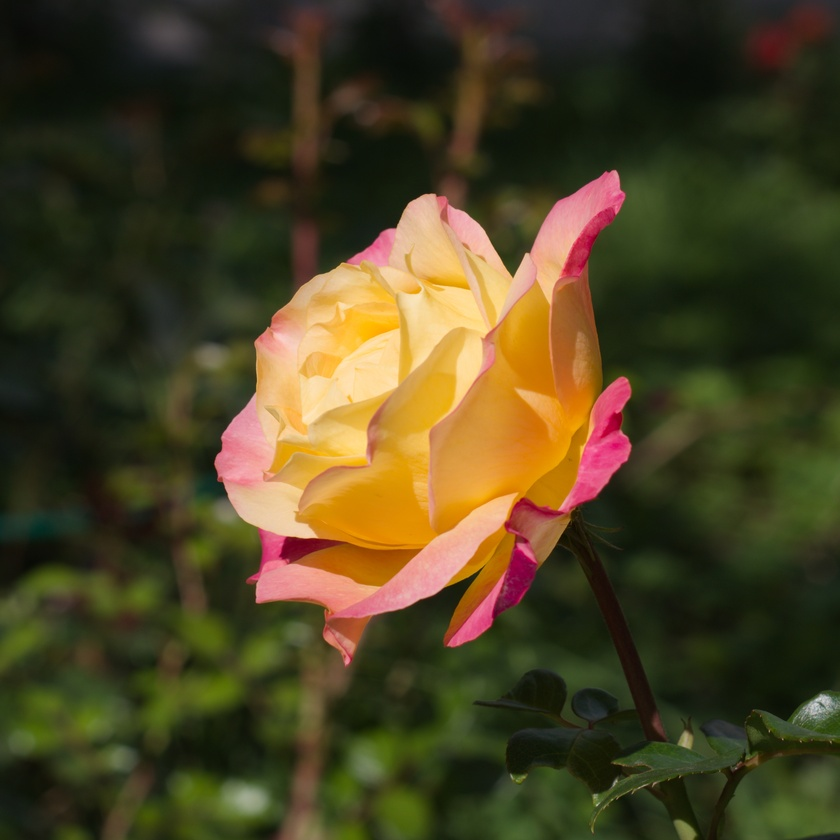
#> input picture labs/lab1-1/love_and_peace.jpg, 840 x 840 px, shrunk from 2700 x 2700 before the run
$ jupyter execute lab2-2.ipynb
#> lines starting #> are read from the running program, lines starting #| are printed output that depends on the picture
# Filtering

## Exercises

1. Make 1D edge detection filters, run them on the `love_and_peace.jpg` image, and show the result.

This filter detects vertical edges:

$\begin{bmatrix}-1 & 1\end{bmatrix}$

and this filter detects horizontal edges:

$\begin{bmatrix}-1 \\ 1\end{bmatrix}$

[cell 1]
import imageio
import numpy as np
from matplotlib import pyplot as plt
import skimage
from scipy.ndimage import convolve
import scipy

im = imageio.imread('../lab1-1/love_and_peace.jpg')
#> im is the input picture: shape (840, 840, 3); mean R, G, B 74.4, 65.8, 34.6
im = skimage.color.rgb2gray(im)
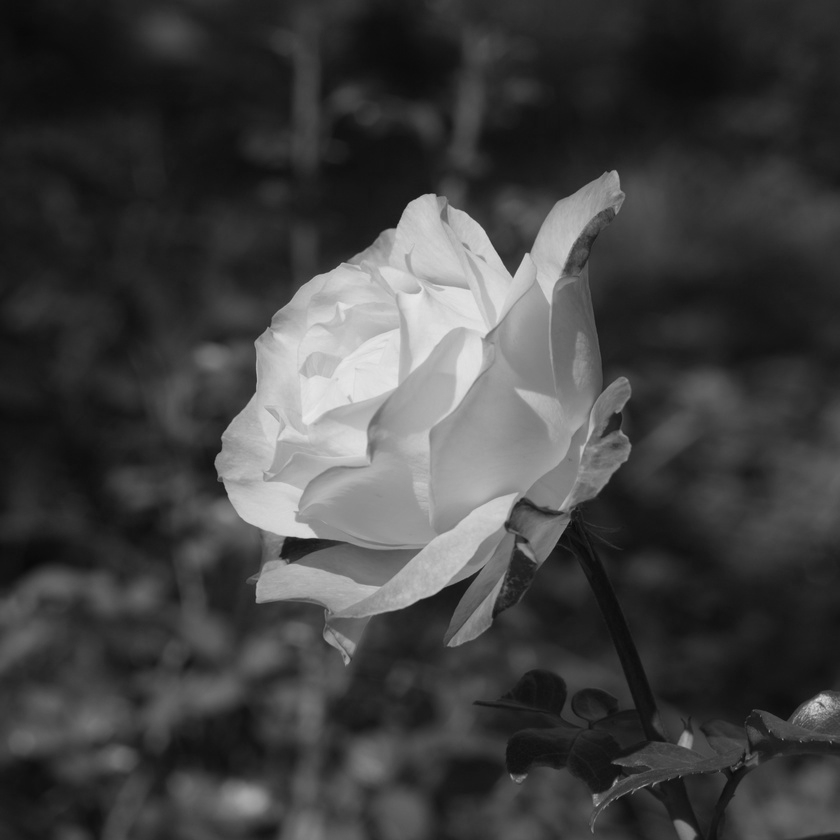
#> im: shape (840, 840) float64; min 0.0302, max 0.913, mean 0.257
plt.figure(figsize=(10, 5))
plt.subplot(1, 2, 1)
plt.imshow(im, cmap='gray')
plt.axis('off')
plt.title('Original Image')


filter_v = np.array([[-1, 1]])
filter_h = np.array([[-1], [1]])
im_v = convolve(im, filter_v)
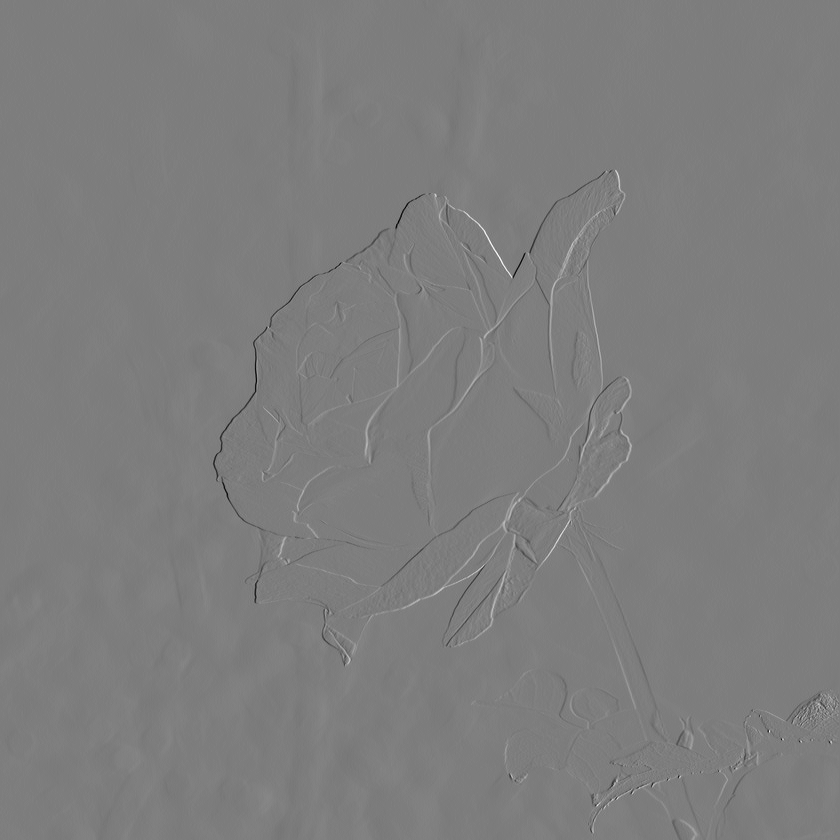
#> im_v: shape (840, 840) float64; min -0.418, max 0.428, mean -8.02e-05; drawn with min black and max white
im_h = convolve(im, filter_h)
plt.subplot(1, 2, 2)
plt.imshow(np.sqrt(im_v**2 + im_h**2), cmap='gray')
plt.axis('off')
plt.title('Edge Detection Result')
plt.show()
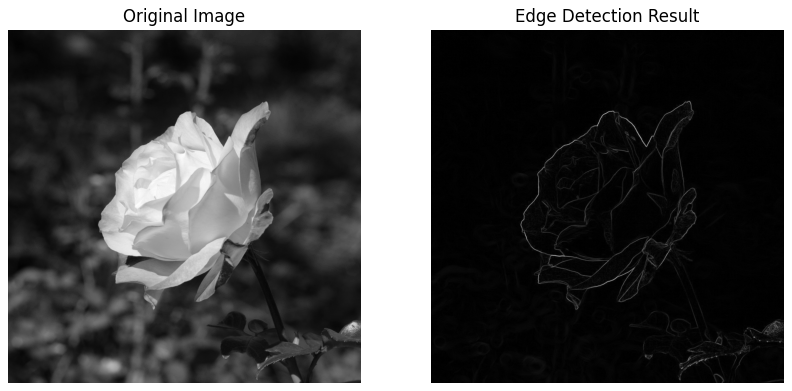
#> figure drawn by matplotlib, 2 panels

2. A Difference of Gaussians (DoG) filter is another edge detection filter (approximation of a Laplacian filter.)

To compute the DoG filter, make two Gaussian filters with the same shape but different sigma (std. dev.) values, and then compute the difference of the two filter matrices.

*Note: This should be a 2D filter, not 1D.*

*Note: Make sure to normalize the Gaussians (divide each Gaussian by its sum) before computing the difference.*

Apply your DoG filter to the flower image and show the result.

[cell 2]
# Gaussian filter function
def gaussian_filter(size, sigma):
    ax = np.arange(-size // 2 + 1, size // 2 + 1)
    xx, yy = np.meshgrid(ax, ax)
    kernel = np.exp(-(xx**2 + yy**2) / (2 * sigma**2))
    return kernel / np.sum(kernel)

s1 = 3
s2 = 6
size = int(6 * max(s1, s2)) + 1

gaussian1 = gaussian_filter(size, s1)
gaussian2 = gaussian_filter(size, s2)

dog_filter = gaussian1 - gaussian2

im_flower = imageio.imread('../lab1-1/love_and_peace.jpg')
im_flower = skimage.color.rgb2gray(im_flower)
im_dog = convolve(im_flower, dog_filter)
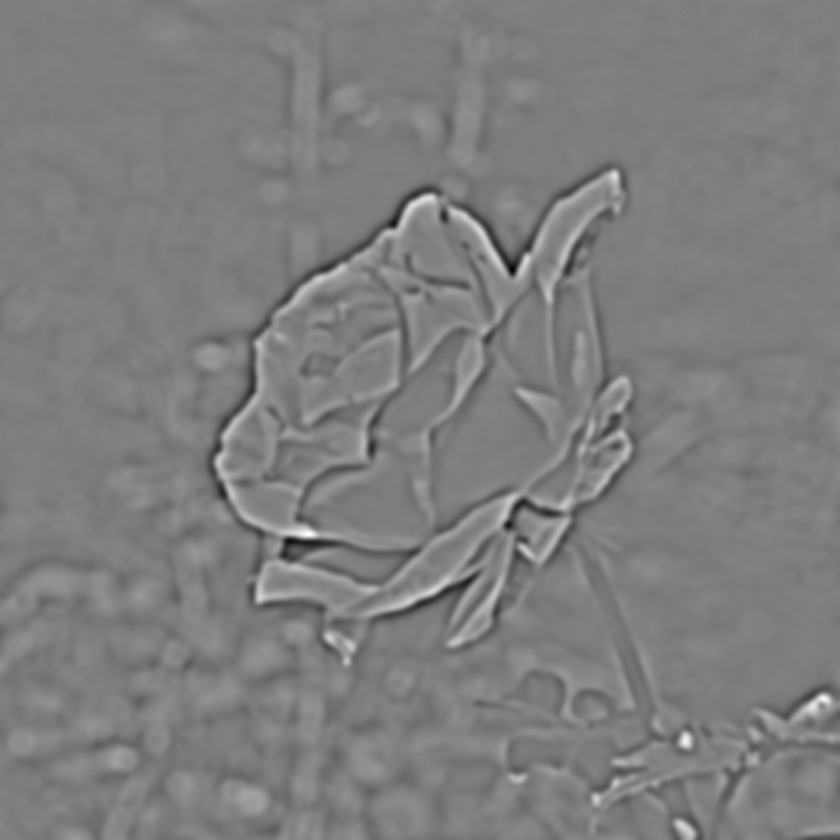
#> im_dog: shape (840, 840) float64; min -0.153, max 0.156, mean 4.15e-17; drawn with min black and max white
plt.figure(figsize=(10, 5))
plt.subplot(1, 2, 1)
plt.imshow(im_flower, cmap='gray')
plt.axis('off')
plt.title('Original Flower Image')
plt.subplot(1, 2, 2)
plt.imshow(im_dog, cmap='gray')
plt.axis('off')
plt.title('DoG Edge Detection Result')
plt.show()

3. Use NumPy slicing to take every **third** row and **fourth** column of the image, starting at the **second** row and **second** column.

[cell 3]
im_sliced = im[1::3, 1::4]
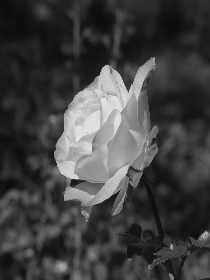
#> im_sliced: shape (280, 210) float64; min 0.0387, max 0.913, mean 0.257
plt.figure(figsize=(5, 5))
plt.imshow(im_sliced, cmap='gray')
plt.axis('off')
plt.title('Sliced Image')
plt.show()
